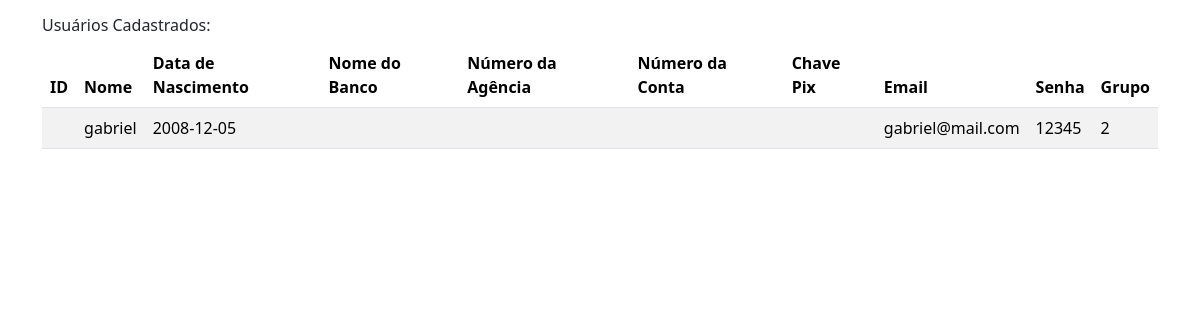
The app's page /usuarioslistados.php, older data.
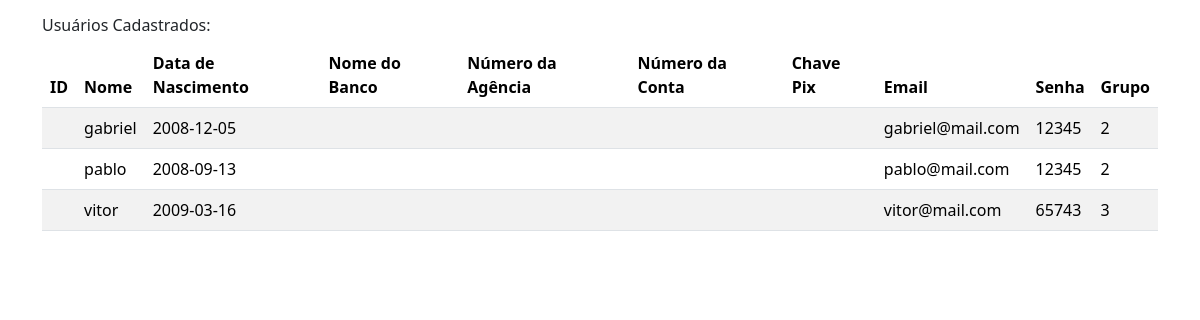
The same page, newer data.
### tables this page shows
CREATE TABLE `usuarios` (
  `id_usuario` int(11) NOT NULL,
  `nome_usuario` varchar(128) NOT NULL,
  `data_de_nascimento` date NOT NULL,
  `data_criacao` datetime NOT NULL DEFAULT current_timestamp(),
  `email` varchar(64) NOT NULL,
  `senha` varchar(64) NOT NULL,
  `id_grupo` int(1) NOT NULL
);

### usuarioslistados.php (the view, shortened to what this page needs)
<?php
include "connect.php";
?>
<!DOCTYPE html>
                <html lang="pt-br">
                <head>
                <link href="https://cdn.jsdelivr.net/npm/bootstrap@5.3.3/dist/css/bootstrap.min.css" rel="stylesheet">
                </head>
                <body>
                <div class="container mt-3">
                <h6>Usuários Cadastrados:</h6>
                <table class="table table-striped">
                    <thead>
                    <tr>
                        <th>ID</th>
                        <th>Nome</th>
                        <th>Data de Nascimento</th>
                        <th>Nome do Banco</th>
                        <th>Número da Agência</th>
                        <th>Número da Conta</th>
                        <th>Chave Pix</th>
                        <th>Email</th>
                        <th>Senha</th>
                        <th>Grupo</th>
                    </tr>
                    </thead>
                    <tbody>
                        <?php
                        $sql = 'select * from usuarios';
                        $result = $conn->query($sql);
                            if ($result->num_rows > 0) {
                                while($row = $result->fetch_assoc()) {
                                echo "<tr><td>".$row['id']."</td><td>"
                                .$row['nome_usuario']."</td><td>"
                                .$row['data_de_nascimento']."</td><td>"
                                .$row['nome_banco']."</td><td>"
                                .$row['numero_agencia']."</td><td>"
                                .$row['numero_conta']."</td><td>"
                                .$row['chave_pix']."</td><td>"
                                .$row['email']."</td><td>"
                                .$row['senha']."</td><td>"
                                .$row['id_grupo']."</td></tr>";
                                }
                            }
                        ?>
                    </tbody>
                </table>
                </div>
                </body>
                </html>

Row changes from the older to the newer data that the page shows:
added usuarios: nome_usuario "pablo", data_de_nascimento "2008-09-13", email "pablo@mail.com", senha "12345", id_grupo "2"
added usuarios: nome_usuario "vitor", data_de_nascimento "2009-03-16", email "vitor@mail.com", senha "65743", id_grupo "3"
